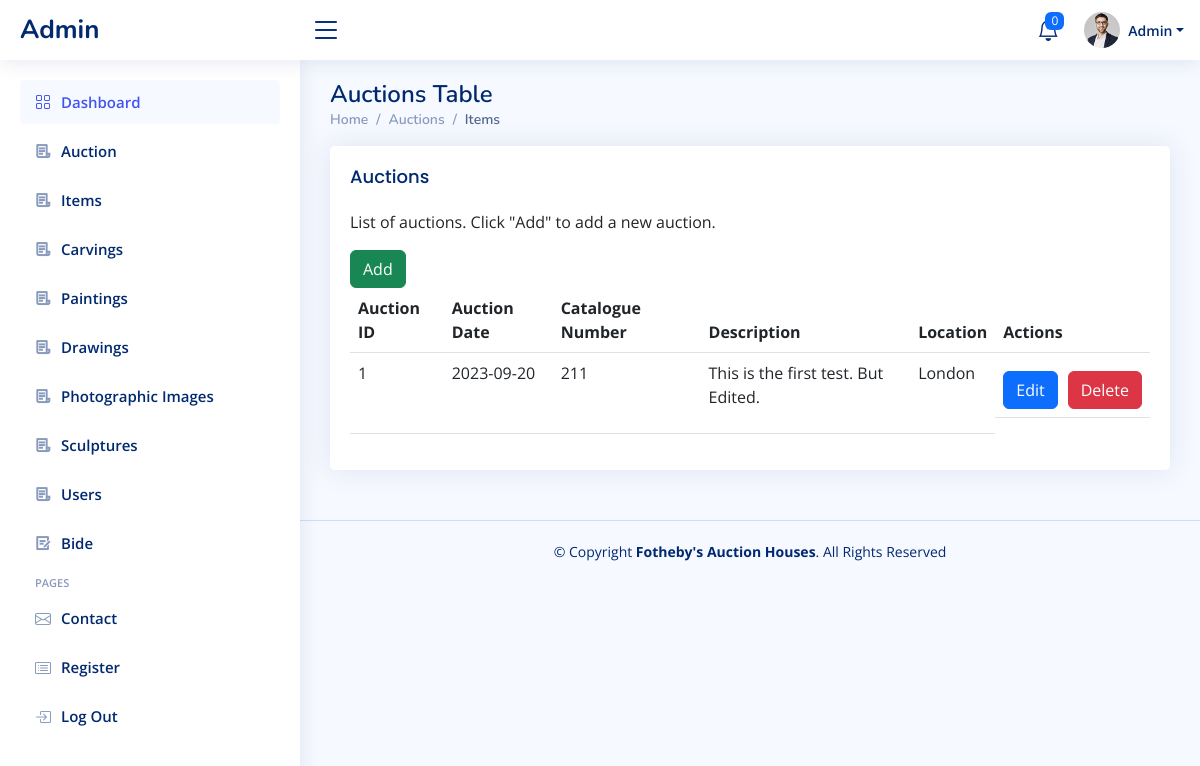
/auction/public/admin/auctions.php, run on the app's committed database.
### tables this page shows
CREATE TABLE `Auctions` (
  `AuctionID` int NOT NULL AUTO_INCREMENT,
  `AuctionDate` date DEFAULT NULL,
  `CatalogueNumber` varchar(20) DEFAULT NULL,
  `Description` text,
  `Location` varchar(255) DEFAULT NULL,
  PRIMARY KEY (`AuctionID`),
  UNIQUE KEY `CatalogueNumber` (`CatalogueNumber`)
);

### auction/public/admin/auctions.php (the view, shortened to what this page needs)
<?php
include('layouts/header.php');
include('layouts/sidebar.php');
include('dbconnect.php');
try {
    $stmt = $pdo->prepare('SELECT * FROM Auctions');
    $stmt->execute();
    $auctions = $stmt->fetchAll(PDO::FETCH_ASSOC);
} catch (PDOException $e) {
    die("Error: " . $e->getMessage());
}
?>
<main id="main" class="main">
    <div class="pagetitle">
        <h1>Auctions Table</h1>
        <nav>
            <ol class="breadcrumb">
                <li class="breadcrumb-item"><a href="index.php">Home</a></li>
                <li class="breadcrumb-item">Auctions</li>
                <li class="breadcrumb-item active">Items</li>
            </ol>
        </nav>
    </div>
    <section class="section">
        <div class="row">
            <div class="col-lg-12">
                <div class="card">
                    <div class="card-body">
                        <h5 class="card-title">Auctions</h5>
                        <p>List of auctions. Click "Add" to add a new auction.</p>
                        <a href="addAuction.php"><button type="button" class="btn btn-success">Add</button></a>
                        <table class="table">
                            <thead>
                                <tr>
                                    <th scope="col">Auction ID</th>
                                    <th scope="col">Auction Date</th>
                                    <th scope="col">Catalogue Number</th>
                                    <th scope="col">Description</th>
                                    <th scope="col">Location</th>
                                    <th scope="col">Actions</th>
                                </tr>
                            </thead>
                            <tbody>
                                <?php foreach ($auctions as $auction) { ?>
                                    <tr>
                                        <td><?php echo $auction['AuctionID']; ?></td>
                                        <td><?php echo $auction['AuctionDate']; ?></td>
                                        <td><?php echo $auction['CatalogueNumber']; ?></td>
                                        <td><?php echo $auction['Description']; ?></td>
                                        <td><?php echo $auction['Location']; ?></td>
                                        <td style="display: flex; margin-top: 10px;">
                                            <a href="editAuction.php?id=<?php echo $auction['AuctionID']; ?>" class="btn btn-primary">Edit</a>
                                            <form method="post" action="deleteAuction.php" style="margin-left: 10px;">
                                                <button type="submit" name="delete_auction" class="btn btn-danger" onclick="return confirm('Are you sure you want to delete this auction?')">Delete</button>
                                            </form>
                                        </td>
                                    </tr>
                                <?php } ?>
                            </tbody>
                        </table>
                    </div>
                </div>
            </div>
        </div>
    </section>
</main>
<?php
include('layouts/footer.php');
?>

### auction/public/admin/assets/css/style.css (style rules this page uses)
:root { scroll-behavior: smooth; }
body { font-family: "Open Sans", sans-serif; background: #f6f9ff; color: #444444; }
a { color: #4154f1; text-decoration: none; }
h1, h2, h3, h4, h5, h6 { font-family: "Nunito", sans-serif; }
#main { margin-top: 60px; padding: 20px 30px; transition: all 0.3s; }
.pagetitle { margin-bottom: 10px; }
.pagetitle h1 { font-size: 24px; margin-bottom: 0; font-weight: 600; color: #012970; }
.card { margin-bottom: 30px; border: none; border-radius: 5px; box-shadow: 0px 0 30px rgba(1, 41, 112, 0.1); }
.card-title { padding: 20px 0 15px 0; font-size: 18px; font-weight: 500; color: #012970; font-family: "Poppins", sans-serif; }
.card-body { padding: 0 20px 20px 20px; }
.breadcrumb { font-size: 14px; font-family: "Nunito", sans-serif; color: #899bbd; font-weight: 600; }
.breadcrumb a { color: #899bbd; transition: 0.3s; }
.breadcrumb .breadcrumb-item::before { color: #899bbd; }
.breadcrumb .active { color: #51678f; font-weight: 600; }
@media (min-width: 1200px) { #main, #footer { margin-left: 300px; } }

### data on the page
auctions: AuctionID "1", AuctionDate "2023-09-20", CatalogueNumber "211", Description "This is the first test. But Edited.", Location "London"
